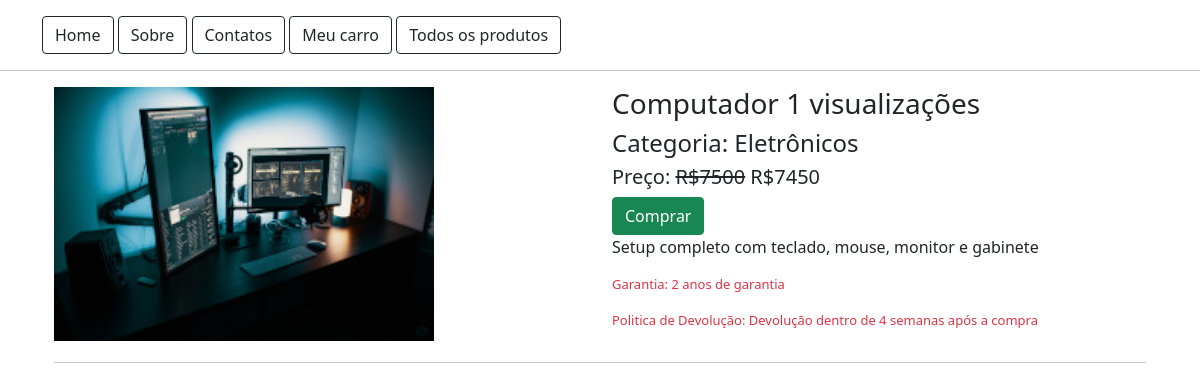
/produto/computador/, run on the app's committed database.
### lojaapp/models.py (models this page shows, shortened)
class Produto(models.Model):
    titulo = models.CharField(max_length=200)
    slug = models.SlugField(unique=True)
    Categoria = models.ForeignKey(Categoria,on_delete=models.CASCADE)
    image = models.ImageField(upload_to="produtos")
    preco_mercado = models.PositiveIntegerField()
    venda = models.PositiveIntegerField()
    descricao = models.TextField()
    garantia = models.CharField(max_length=300, null=True, blank=True)
    devolucao = models.CharField(max_length=300, null=True, blank=True)
    visualização = models.PositiveIntegerField(default=0)

class Categoria(models.Model):
    titulo = models.CharField(max_length=200)
    slug = models.SlugField(unique=True)
    def __str__(self):
        return self.titulo

### lojaapp/views.py (the view)
# urls.py: path("produto/<slug:slug>/",ProdutosDetalheView.as_view(),name="produtodetalhe"),
class ProdutosDetalheView(TemplateView):
    template_name = "produtodetalhe.html"
    def get_context_data(self,**kwargs):
        context = super().get_context_data(**kwargs)
        url_slug = self.kwargs['slug']
        produto = Produto.objects.get(slug = url_slug)
        produto.visualização+=1
        produto.save()
        context['produto'] = produto
        return context

### templates/produtodetalhe.html (shortened to what this page needs)
{%extends 'base.html' %}
{%block content %}
<div class="container">
    <div class="container">
        <div class="row">
            <div class="col md6">
                <img src="{{produto.image.url}}" width="380" alt="" class="img-fluid">
            </div>
            <div class="col-md-6">
                <h3>{{produto.titulo}} {{produto.visualização}} visualizações</h3>
                <h4>Categoria: {{produto.Categoria}}</h4>
                <h5>Preço: <strike>R${{produto.preco_mercado}}</strike> R${{produto.venda}} </h5>
                <a href="{%url 'lojaapp:addCarro' produto.id%}" class="btn btn-success">Comprar</a>
                <p>{{produto.descricao}}</p>
                <p class="text-danger" style="font-size: small;">Garantia: {{produto.garantia}}</p>
                <p class="text-danger" style="font-size: small;">Politica de Devolução: {{produto.devolucao}}</p>
            </div>
        </div>
        <hr>
    </div>
</div>
{% endblock %}

### data on the page
Produto: image (picture), titulo "Computador", visualização "1", Categoria "Eletrônicos", preco_mercado "7500", venda "7450", descricao "Setup completo com teclado, mouse, monitor e gabinete", garantia "2 anos de garantia", devolucao "Devolução dentro de 4 semanas após a compra"
